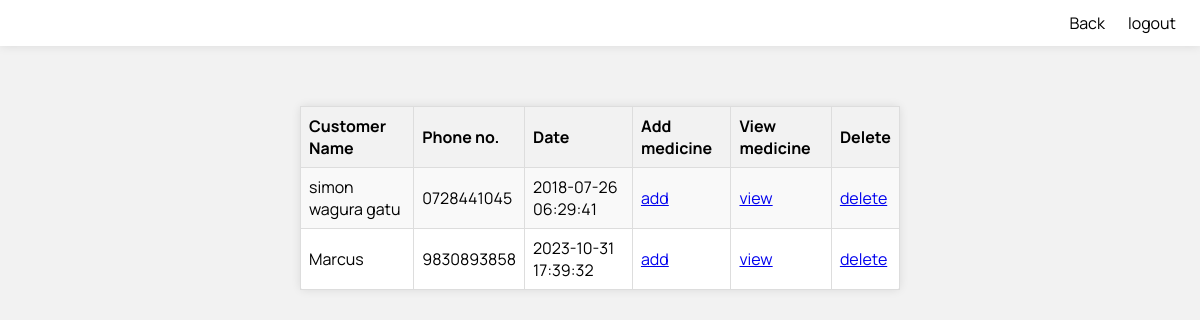
The page /view_customer.php on the database its author committed.
### tables this page shows
CREATE TABLE `customer` (
  `pres_id` varchar(255) NOT NULL,
  `customer_name` varchar(255) NOT NULL,
  `phone` varchar(12) NOT NULL,
  `date` timestamp NOT NULL DEFAULT current_timestamp(),
  `sex` varchar(20) DEFAULT NULL
);

### view_customer.php (the view, shortened to what this page needs)
<html>
    <head>
    </head>
    <body>
        <nav>
            <a href="customer.php">Back</a>
            <a href="index.php">logout</a>
        </nav>
        <?php
            include("db_connect.php");
            $results = mysqli_query($con, "SELECT * FROM customer");
        echo "<table cellspacing='5'>";
        echo "<tr> <th>Customer Name</th> <th>Phone no.</th> <th>Date </th> <th>Add medicine </th> <th>View medicine</th> <th>Delete</th> </tr>";
        while($row = mysqli_fetch_array($results )) {
                echo "<tr>";
                echo '<td>' . $row['customer_name'] . '</td>';
				echo '<td>' . $row['phone'] . '</td>';
				echo '<td>' . $row['date'] . '</td>';
				?>
				<td><a href="add_medicine.php?pres_id=<?php echo $row['pres_id']?>">add</a></td>
                <td><a href="view_medicine.php?pres_id=<?php echo $row['pres_id']?>">view</a></td>
				<td><a href="delete_customer.php?pres_id=<?php echo $row['pres_id']?>">delete</a></td>
                </tr>
                <?php
		}
        echo "</table>";
        ?>
    </body>
</html>

### view_customer.php (style rules this page uses)
* { box-sizing: border-box; font-family: "manrope","sans-serif"; }
body { background-color: #f2f2f2; margin: 0; }
nav { display: flex; justify-content: right; padding: 1% 2%; background-color: white; box-shadow: 0px 0px 10px 0px rgba(0,0,0,0.1); }
nav > a { text-decoration: none; color: black; padding-left: 2%; }
table { box-shadow: 0px 0px 10px 0px rgba(0,0,0,0.1); background-color: white; margin: 5% auto; border-radius: 5px; padding: 2%; width: 50%; border-collapse: collapse; border: 1px solid #ddd; }
table th, table td { border: 1px solid #ddd; padding: 8px; }
table th { background-color: #f2f2f2; text-align: left; }
table tbody tr:nth-child(even) { background-color: #f9f9f9; }

### rows shown on the page
customer: customer_name "simon wagura gatu", phone "0728441045", date "2018-07-26 06:29:41"
customer: customer_name "Marcus", phone "9830893858", date "2023-10-31 17:39:32"
